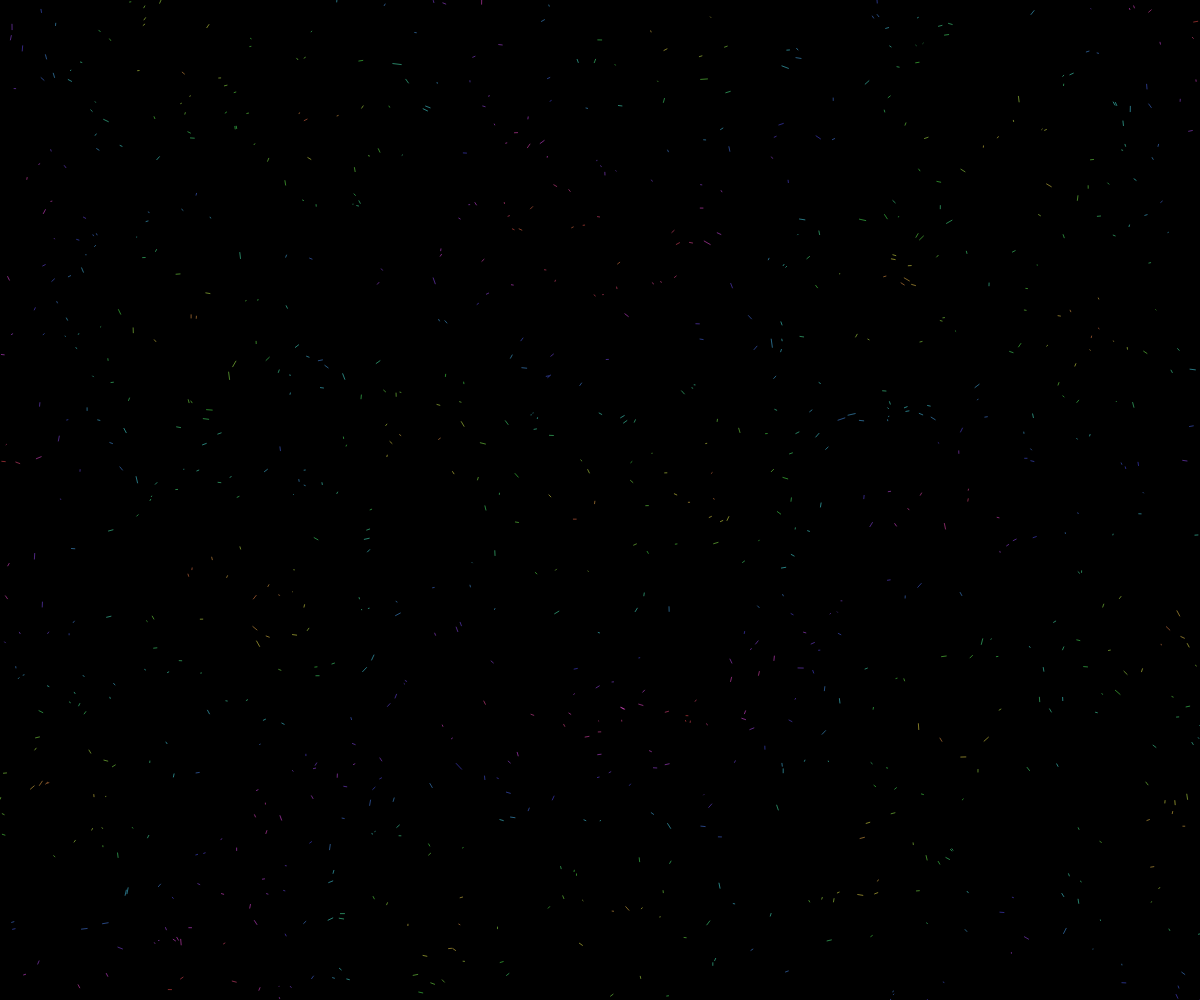
Frame 1 (no input)
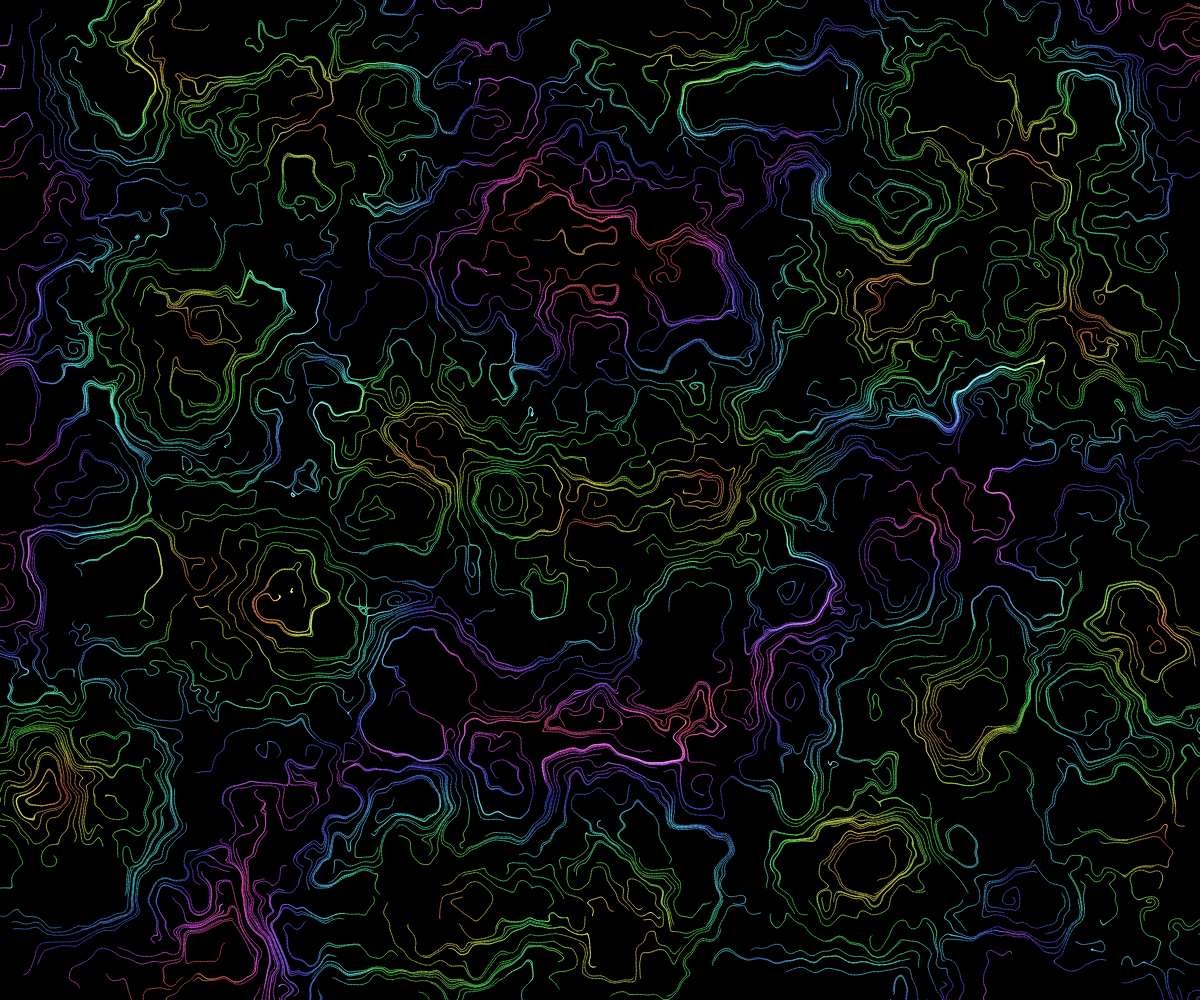
Frame 60 (no input)
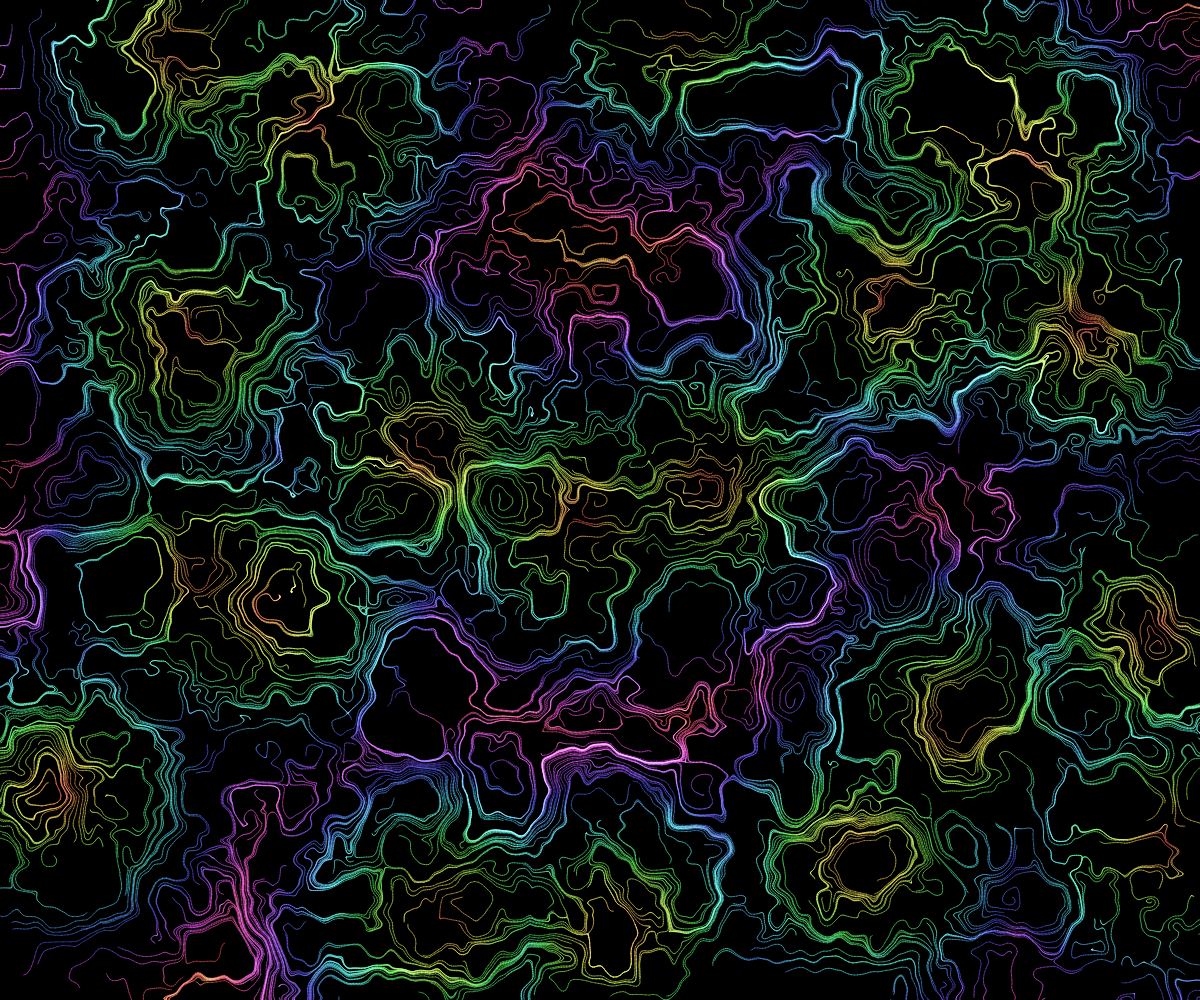
Frame 120 (the mouse pressed at the canvas centre since frame 60)

The p5.js sketch that drew these frames (run headless with seeded random() and noise() and a simulated clock; from frame 60 on, the mouse is pressed at the canvas centre):

// p5.js sketch
// ── sketch.js
const cell_n = 4;
const line_n = 1000;
const step = 0.01;
const amplitude = 2.0;

let cells = [];
let points = [];
let cell_size;
let iframeCount = 0;

function setup() {
  createCanvas(windowWidth, windowHeight);
  init();
}

function init() {
  blendMode(REPLACE)
  background(0);
  blendMode(SCREEN);
  iframeCount = 0;
  cells = [];
  points = [];
  for (let i = 0; i < (cell_n * width) / height; i++) {
    let cells_x = [];
    for (let j = 0; j < cell_n; j++) {
      cells_x.push({ x: random(), y: random() });
    }
    cells.push(cells_x);
  }

  for (let i = 0; i < line_n; i++) {
    points.push({ x: random(width), y: random(height) });
  }
}

function draw() {
  iframeCount++;
  if (iframeCount > 400) {
    init();
  }
  cell_size = height / cell_n;

  for (let i = 0; i < line_n; i++) {
    const hue =
      int((calculate_d(points[i].x, points[i].y) / cell_size) * 400) % 360;

    const v = curl(points[i].x, points[i].y);

    stroke(color(`hsb(${hue}, 70%, 50%)`));
    line(points[i].x, points[i].y, points[i].x + v.x, points[i].y + v.y);

    points[i].x += v.x;
    points[i].y += v.y;
  }
}

function calculate_d(x, y) {
  const xn = int(x / cell_size);
  const yn = int(y / cell_size);
  let min_d = 1e3;
  for (let xx = max(-1, -xn); xx <= min(1, cells.length - xn - 1); xx++) {
    for (let yy = max(-1, -yn); yy <= min(1, cell_n - yn - 1); yy++) {
      const d = dist(
        (xn + xx + cells[xn + xx][yn + yy].x) * cell_size,
        (yn + yy + cells[xn + xx][yn + yy].y) * cell_size,
        x,
        y
      );
      min_d = min(min_d, d);
    }
  }

  return min_d;
}

function curl(x, y) {
  const x1 =
    calculate_d(x + 1, y) / cell_size +
    noise((x + 1) * step, y * step) * amplitude;
  const x2 =
    calculate_d(x - 1, y) / cell_size +
    noise((x - 1) * step, y * step) * amplitude;
  const y1 =
    calculate_d(x, y + 1) / cell_size +
    noise(x * step, (y + 1) * step) * amplitude;
  const y2 =
    calculate_d(x, y - 1) / cell_size +
    noise(x * step, (y - 1) * step) * amplitude;

  return { x: ((y1 - y2) / 2) * cell_size, y: ((x2 - x1) / 2) * cell_size };
}

// https://editor.p5js.org/jht1493/sketches/NzSIzJX0f
//
// https://openprocessing.org/sketch/1471542
// sayo Curl Voronoi
